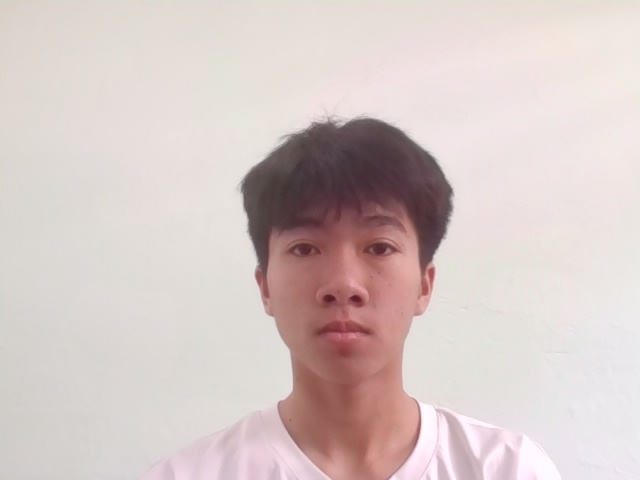
#> input picture data/stuface/HS011.jpg, 640 x 480 px, given in place of the camera
$ python person_detector.py
#> lines starting #> are read from the running program, lines starting #| are printed output that depends on the picture; after the words box and inside, x2 and y2 are one past the last pixel; in counts of white or black regions, pixels touching at a corner belong together
# -*- coding: utf-8 -*-
"""
=============================================================
  MODULE PHÁT HIỆN NGƯỜI — HOG PERSON DETECTOR
  person_detector.py

  Tích hợp 2 phương pháp phát hiện người:
  1. HOG + SVM (OpenCV built-in) — Chính xác, không cần GPU
  2. Face-based fallback — Dùng khi HOG không phát hiện được

  Cách dùng:
    from person_detector import PersonDetector
    detector = PersonDetector()
    boxes = detector.detect(frame)   # List[dict]
    # boxes[i] = {
    #   "body_box"  : (x, y, w, h),   # Vùng thân người (đầy đủ)
    #   "shirt_box" : (x, y, w, h),   # Vùng áo (15%–55% chiều cao)
    #   "pants_box" : (x, y, w, h),   # Vùng quần (55%–90% chiều cao)
    #   "source"    : "hog" | "face"  # Nguồn phát hiện
    # }
=============================================================
"""

import cv2
import numpy as np
from typing import Optional

# ──────────────────────────────────────────────────────────────────────
# CẤU HÌNH HOG DETECTOR
# ──────────────────────────────────────────────────────────────────────

# Kích thước cửa sổ phát hiện (yêu cầu bởi HOG SVM OpenCV)
HOG_WIN_STRIDE  = (8, 8)
HOG_PADDING     = (4, 4)
HOG_SCALE       = 1.05      # Nhỏ hơn = tìm nhiều hơn, chậm hơn
HOG_FINAL_THRESH= 0         # Ngưỡng confidence HOG (nâng lên nếu quá nhiều false positive)

# Scale frame trước khi detect để tăng tốc (0.5 = 50% kích thước gốc)
DETECT_SCALE    = 0.6

# Ngưỡng NMS (Non-Maximum Suppression) — lọc bỏ hộp chồng nhau
NMS_OVERLAP_THRESH = 0.65

# Vùng phân tích áo/quần (tính theo tỷ lệ chiều cao body_box)
SHIRT_ZONE_TOP    = 0.12   # Tránh đầu/cổ
SHIRT_ZONE_BOTTOM = 0.52   # Điểm cắt áo-quần
PANTS_ZONE_TOP    = 0.52
PANTS_ZONE_BOTTOM = 0.90   # Tránh giày dép

# Face Cascade (fallback)
FACE_CASCADE_PATH = cv2.data.haarcascades + "haarcascade_frontalface_default.xml"

# Ước tính thân người từ mặt:
# Thân người trung bình cao gấp ~7 lần chiều cao khuôn mặt
# Mặt chiếm khoảng phần trên 15% chiều cao cơ thể
FACE_TO_BODY_HEIGHT_RATIO = 7.0
FACE_TO_BODY_WIDTH_RATIO  = 1.8


# ──────────────────────────────────────────────────────────────────────
# CLASS CHÍNH
# ──────────────────────────────────────────────────────────────────────
class PersonDetector:
    """
    Phát hiện người trong frame camera và tính toán vùng áo/quần.

    Ưu tiên HOG (thân đầy đủ), fallback sang face-based estimation.
    """

    def __init__(self, use_face_fallback: bool = True, verbose: bool = False):
        self.verbose         = verbose
        self.use_face_fallback = use_face_fallback

        # ── Khởi tạo HOG ──
        self.hog = cv2.HOGDescriptor()
        self.hog.setSVMDetector(cv2.HOGDescriptor_getDefaultPeopleDetector())
        if verbose:
            print("[PersonDetector] HOG SVM người đã sẵn sàng.")

        # ── Khởi tạo Face Cascade (fallback) ──
        self.face_cascade = None
        if use_face_fallback:
            try:
                self.face_cascade = cv2.CascadeClassifier(FACE_CASCADE_PATH)
                if self.face_cascade.empty():
                    print("[PersonDetector] WARN: Không tải được face cascade!")
                    self.face_cascade = None
                elif verbose:
                    print("[PersonDetector] Face cascade đã sẵn sàng (fallback).")
            except Exception as e:
                print(f"[PersonDetector] WARN: {e}")

    # ──────────────────────────────────────────────────────────────────
    # HÀM PHÁT HIỆN CHÍNH
    # ──────────────────────────────────────────────────────────────────
    def detect(self, frame: np.ndarray,
               min_person_height: int = 80) -> list[dict]:
        """
        Phát hiện người trong frame và trả về danh sách bounding box.

        Args:
            frame             : Frame BGR từ camera.
            min_person_height : Chiều cao tối thiểu (px) để coi là người.

        Returns:
            List[dict] với mỗi phần tử là:
            {
                "body_box"  : (x, y, w, h),   # Vùng thân người
                "shirt_box" : (x, y, w, h),   # Vùng áo
                "pants_box" : (x, y, w, h),   # Vùng quần
                "source"    : "hog" | "face"  # Nguồn phát hiện
            }
        """
        h_frame, w_frame = frame.shape[:2]
        results = []

        # ── Thử HOG trước ──
        hog_boxes = self._detect_hog(frame, min_person_height)

        if hog_boxes:
            for box in hog_boxes:
                parsed = self._parse_body_box(box, w_frame, h_frame)
                parsed["source"] = "hog"
                results.append(parsed)
            if self.verbose:
                print(f"[PersonDetector] HOG: {len(results)} người phát hiện.")
            return results

        # ── Fallback: Face-based ──
        if self.use_face_fallback and self.face_cascade is not None:
            face_boxes = self._detect_faces(frame)
            if face_boxes:
                for fbox in face_boxes:
                    body_box = self._estimate_body_from_face(fbox, w_frame, h_frame)
                    parsed   = self._parse_body_box(body_box, w_frame, h_frame)
                    parsed["source"] = "face"
                    results.append(parsed)
                if self.verbose:
                    print(f"[PersonDetector] FALLBACK Face→Body: {len(results)} người.")
                return results

        # ── Không tìm thấy gì → Dùng toàn frame ──
        if self.verbose:
            print("[PersonDetector] Không phát hiện người — dùng toàn frame.")
        full_box = (0, 0, w_frame, h_frame)
        parsed   = self._parse_body_box(full_box, w_frame, h_frame)
        parsed["source"] = "full_frame"
        return [parsed]

    # ──────────────────────────────────────────────────────────────────
    # HOG DETECTION
    # ──────────────────────────────────────────────────────────────────
    def _detect_hog(self, frame: np.ndarray,
                    min_height: int) -> list[tuple]:
        """Chạy HOG detector và trả về danh sách (x,y,w,h) sau NMS."""
        # Scale nhỏ để tăng tốc
        h, w    = frame.shape[:2]
        small   = cv2.resize(frame, (int(w * DETECT_SCALE), int(h * DETECT_SCALE)))

        try:
            rects, weights = self.hog.detectMultiScale(
                small,
                winStride    = HOG_WIN_STRIDE,
                padding      = HOG_PADDING,
                scale        = HOG_SCALE,
                finalThreshold = HOG_FINAL_THRESH
            )
        except cv2.error:
            return []

        if len(rects) == 0:
            return []

        # Scale box trở về kích thước gốc
        inv = 1.0 / DETECT_SCALE
        rects_orig = [
            (int(x * inv), int(y * inv), int(w2 * inv), int(h2 * inv))
            for (x, y, w2, h2) in rects
        ]

        # Lọc theo chiều cao tối thiểu
        rects_orig = [(x, y, w2, h2) for (x, y, w2, h2) in rects_orig if h2 >= min_height]
        if not rects_orig:
            return []

        # NMS — loại bỏ hộp chồng nhau
        return self._nms(rects_orig, NMS_OVERLAP_THRESH)

    # ──────────────────────────────────────────────────────────────────
    # FACE DETECTION (FALLBACK)
    # ──────────────────────────────────────────────────────────────────
    def _detect_faces(self, frame: np.ndarray) -> list[tuple]:
        """Phát hiện khuôn mặt trong frame."""
        gray  = cv2.cvtColor(frame, cv2.COLOR_BGR2GRAY)
        gray  = cv2.equalizeHist(gray)   # Cải thiện độ tương phản
        faces = self.face_cascade.detectMultiScale(
            gray,
            scaleFactor = 1.1,
            minNeighbors= 5,
            minSize     = (30, 30)
        )
        return list(faces) if len(faces) > 0 else []

    def _estimate_body_from_face(self, face_box: tuple,
                                  frame_w: int, frame_h: int) -> tuple:
        """
        Ước tính bounding box thân người từ khuôn mặt.

        Nguyên lý: Trung bình đầu người = 1/7.5 chiều cao cơ thể.
        Đặt đầu vào 1/7 trên cùng → tính thân xuống dưới.
        """
        fx, fy, fw, fh = face_box

        # Mở rộng chiều ngang để bao thân
        body_w = int(fw * FACE_TO_BODY_WIDTH_RATIO)
        body_h = int(fh * FACE_TO_BODY_HEIGHT_RATIO)

        # Căn giữa theo trục ngang
        body_x = fx + fw // 2 - body_w // 2
        body_y = fy - int(fh * 0.3)  # Một chút phía trên khuôn mặt

        # Clip vào frame
        body_x = max(0, body_x)
        body_y = max(0, body_y)
        body_w = min(body_w, frame_w - body_x)
        body_h = min(body_h, frame_h - body_y)

        return (body_x, body_y, body_w, body_h)

    # ──────────────────────────────────────────────────────────────────
    # TINH CHỈNH VÙNG ÁO / QUẦN
    # ──────────────────────────────────────────────────────────────────
    @staticmethod
    def _parse_body_box(body_box: tuple,
                         frame_w: int, frame_h: int) -> dict:
        """
        Từ body_box (x,y,w,h), tính vùng áo và quần theo tỷ lệ.
        """
        x, y, w, h = body_box

        # Clip body box vào frame
        x = max(0, x); y = max(0, y)
        w = min(w, frame_w - x)
        h = min(h, frame_h - y)

        # Vùng áo
        sy0 = y + int(h * SHIRT_ZONE_TOP)
        sy1 = y + int(h * SHIRT_ZONE_BOTTOM)
        sy0 = max(0, min(sy0, frame_h - 1))
        sy1 = max(sy0 + 1, min(sy1, frame_h))

        # Vùng quần
        py0 = y + int(h * PANTS_ZONE_TOP)
        py1 = y + int(h * PANTS_ZONE_BOTTOM)
        py0 = max(0, min(py0, frame_h - 1))
        py1 = max(py0 + 1, min(py1, frame_h))

        return {
            "body_box"  : (x, y, w, h),
            "shirt_box" : (x, sy0, w, sy1 - sy0),
            "pants_box" : (x, py0, w, py1 - py0),
            "source"    : "unknown",
        }

    # ──────────────────────────────────────────────────────────────────
    # VẼ BOUNDING BOX LÊN FRAME (Debug / UI)
    # ──────────────────────────────────────────────────────────────────
    @staticmethod
    def draw_detections(frame: np.ndarray,
                        detections: list[dict],
                        draw_zones: bool = True) -> np.ndarray:
        """
        Vẽ bounding box và vùng áo/quần lên frame để kiểm tra.

        Args:
            frame      : Frame BGR gốc (sẽ được vẽ lên).
            detections : Kết quả từ detect().
            draw_zones : True = vẽ thêm vùng áo (xanh lá) và quần (xanh dương).

        Returns:
            Frame đã vẽ.
        """
        SOURCE_COLOR = {
            "hog"        : (0, 255, 0),      # Xanh lá — HOG chính xác
            "face"       : (255, 165, 0),    # Cam — Ước tính từ mặt
            "full_frame" : (150, 150, 150),  # Xám — Không phát hiện được
        }
        SHIRT_COLOR = (50, 220, 50)    # Xanh lá nhạt
        PANTS_COLOR = (220, 100, 50)   # Cam nhạt

        for d in detections:
            src   = d.get("source", "unknown")
            color = SOURCE_COLOR.get(src, (200, 200, 200))
            x, y, w, h = d["body_box"]

            # Vẽ body box
            cv2.rectangle(frame, (x, y), (x + w, y + h), color, 2)
            cv2.putText(frame, f"Person [{src}]",
                        (x, y - 8), cv2.FONT_HERSHEY_SIMPLEX, 0.5, color, 1)

            if draw_zones:
                # Vùng áo
                sx, sy, sw, sh = d["shirt_box"]
                cv2.rectangle(frame, (sx, sy), (sx + sw, sy + sh), SHIRT_COLOR, 1)
                cv2.putText(frame, "Ao", (sx + 4, sy + 16),
                            cv2.FONT_HERSHEY_SIMPLEX, 0.42, SHIRT_COLOR, 1)

                # Vùng quần
                px, py, pw, ph = d["pants_box"]
                cv2.rectangle(frame, (px, py), (px + pw, py + ph), PANTS_COLOR, 1)
                cv2.putText(frame, "Quan", (px + 4, py + 16),
                            cv2.FONT_HERSHEY_SIMPLEX, 0.42, PANTS_COLOR, 1)

        return frame

    # ──────────────────────────────────────────────────────────────────
    # NMS — NON-MAXIMUM SUPPRESSION
    # ──────────────────────────────────────────────────────────────────
    @staticmethod
    def _nms(boxes: list[tuple], overlap_thresh: float) -> list[tuple]:
        """
        Áp dụng Non-Maximum Suppression để loại bỏ hộp chồng nhau.
        Dựa trên thuật toán Malisiewicz et al. (fast NMS).
        """
        if not boxes:
            return []

        boxes_arr = np.array(boxes, dtype=float)
        x1 = boxes_arr[:, 0]
        y1 = boxes_arr[:, 1]
        x2 = boxes_arr[:, 0] + boxes_arr[:, 2]
        y2 = boxes_arr[:, 1] + boxes_arr[:, 3]
        areas = (x2 - x1 + 1) * (y2 - y1 + 1)

        # Sắp xếp theo y2 (dưới cùng) — chọn hộp thấp nhất (thân người đầy đủ hơn)
        idxs = np.argsort(y2)
        pick = []

        while len(idxs) > 0:
            last = idxs[-1]
            pick.append(last)

            xx1 = np.maximum(x1[last], x1[idxs[:-1]])
            yy1 = np.maximum(y1[last], y1[idxs[:-1]])
            xx2 = np.minimum(x2[last], x2[idxs[:-1]])
            yy2 = np.minimum(y2[last], y2[idxs[:-1]])

            inter_w = np.maximum(0, xx2 - xx1 + 1)
            inter_h = np.maximum(0, yy2 - yy1 + 1)
            overlap  = (inter_w * inter_h) / areas[idxs[:-1]]

            idxs = np.delete(idxs, np.concatenate([[len(idxs) - 1],
                                                    np.where(overlap > overlap_thresh)[0]]))

        return [tuple(int(v) for v in boxes_arr[i]) for i in pick]


# ──────────────────────────────────────────────────────────────────────
# TEST TRỰC TIẾP QUA CAMERA
# ──────────────────────────────────────────────────────────────────────
def _run_camera_test():
    """Test PersonDetector realtime qua webcam. Nhấn Q để thoát, Z để bật/tắt zones."""
    detector = PersonDetector(verbose=True)
    cap      = cv2.VideoCapture(0)

    if not cap.isOpened():
        print("[ERROR] Không mở được camera!")
        return

    print("=== TEST PERSON DETECTOR ===")
    print("  HOG phát hiện người → vẽ body box + vùng áo/quần")
    print("  Q = Thoát | Z = Bật/tắt zone visualization")

    show_zones = True
    frame_count = 0
    fps_start   = cv2.getTickCount()

    while True:
        ret, frame = cap.read()
#> frame is the input picture: shape (480, 640, 3); mean B, G, R 197.9, 200.3, 214
        if not ret:
            break
        frame = cv2.flip(frame, 1)
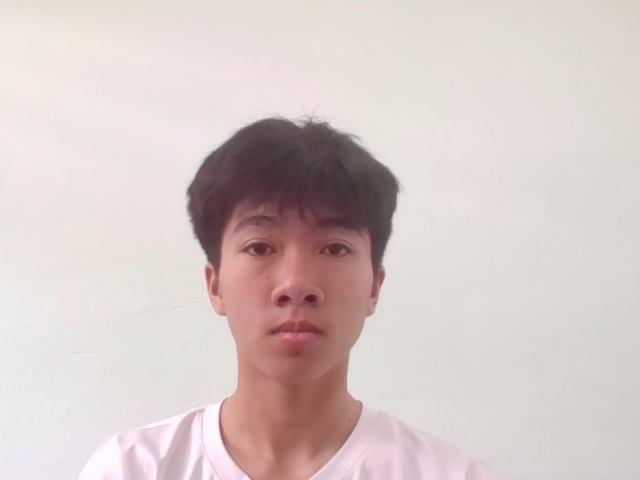
#> frame: shape (480, 640, 3); mean B, G, R 197.9, 200.3, 214

        # Phát hiện người
        detections = detector.detect(frame)
#> in detect, `hog_boxes = self._detect_hog(frame, min_person_height)`: hog_boxes = []
#> in _detect_faces, `gray  = cv2.cvtColor(frame, cv2.COLOR_BGR2GRAY)`:
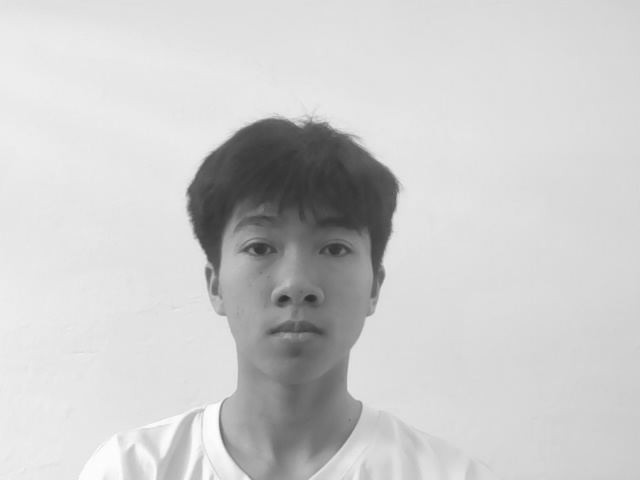
#> gray: shape (480, 640); min 46, max 254, mean 204.1
#> in _detect_faces, `gray  = cv2.equalizeHist(gray)`:
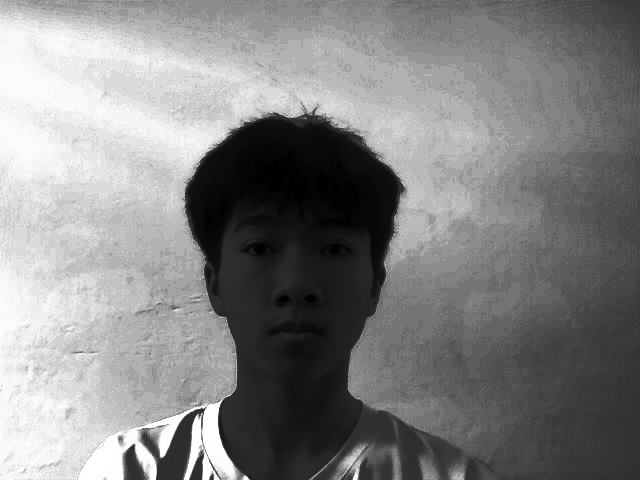
#> gray: shape (480, 640); min 0, max 255, mean 130.9
#> in _detect_faces, `faces = self.face_cascade.detectMultiScale( gray, scaleFactor = 1.1, m..`: faces = [[214, 189, 161, 161]]
#> the loop in detect, `for fbox in face_boxes:` made 1 pass
#> (fx in _estimate_body_from_face, fy in _estimate_body_from_face, fw in _estimate_body_from_face, fh in _estimate_body_from_face, body_w in _estimate_body_from_face, body_h in _estimate_body_from_face, body_x in _estimate_body_from_face, body_y in _estimate_body_from_face) on pass 1: (214, 189, 161, 161, 289, 339, 150, 141)
#> after the loop in detect, `for fbox in face_boxes:`: results = 1 item
#| [PersonDetector] FALLBACK Face→Body: 1 người.
#> detections = 1 item

        # Vẽ kết quả
        frame = PersonDetector.draw_detections(frame, detections, draw_zones=show_zones)
#> the loop in draw_detections, `for d in detections:` made 1 pass
#> (src, color, x, y, w, h, sx, sy) on pass 1: ('face', (255, 165, 0), 150, 141, 289, 339, 150, 181)
#> after the loop in draw_detections, `for d in detections:`:
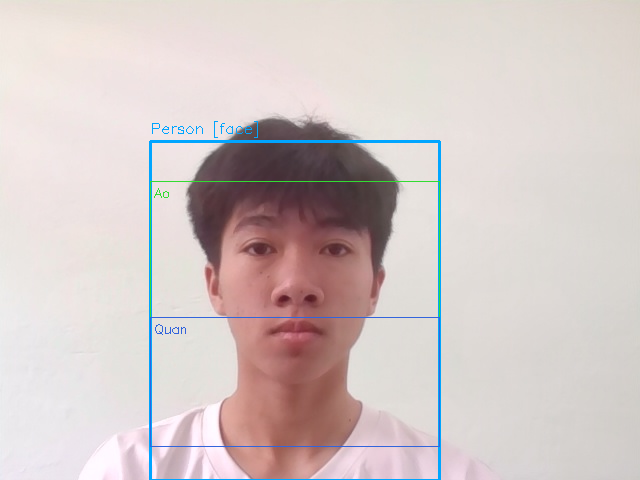
#> frame: shape (480, 640, 3); 1.43% of pixels changed, all inside (x1, y1, x2, y2) = (149, 121, 441, 480)

        # FPS
        frame_count += 1
        if frame_count % 30 == 0:
            elapsed = (cv2.getTickCount() - fps_start) / cv2.getTickFrequency()
            fps = frame_count / elapsed
            frame_count = 0
            fps_start   = cv2.getTickCount()
        else:
            fps = 0

        if fps > 0:
            cv2.putText(frame, f"FPS: {fps:.1f}  Nguoi: {len(detections)}",
                        (10, frame.shape[0] - 10),
                        cv2.FONT_HERSHEY_SIMPLEX, 0.5, (200, 200, 200), 1)

        cv2.putText(frame, "Q=Thoat  Z=Zones",
                    (frame.shape[1] - 160, frame.shape[0] - 10),
                    cv2.FONT_HERSHEY_SIMPLEX, 0.45, (150, 150, 150), 1)
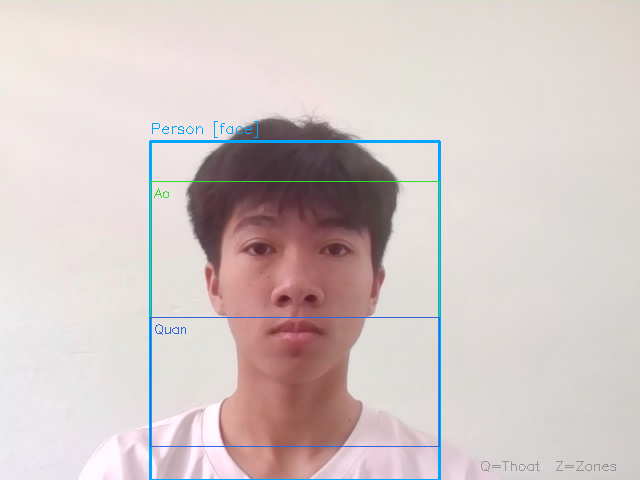
#> frame: shape (480, 640, 3); 0.09% of pixels changed, all inside (x1, y1, x2, y2) = (481, 461, 616, 472)

        cv2.imshow("Person Detector Test — HOG", frame)

        key = cv2.waitKey(1) & 0xFF
#> (key q is pressed here)
        if key == ord("q"):
            break
        elif key == ord("z"):
            show_zones = not show_zones
            print(f"[TEST] Zones: {'BẬT' if show_zones else 'TẮT'}")

    cap.release()
    cv2.destroyAllWindows()


if __name__ == "__main__":
    _run_camera_test()
